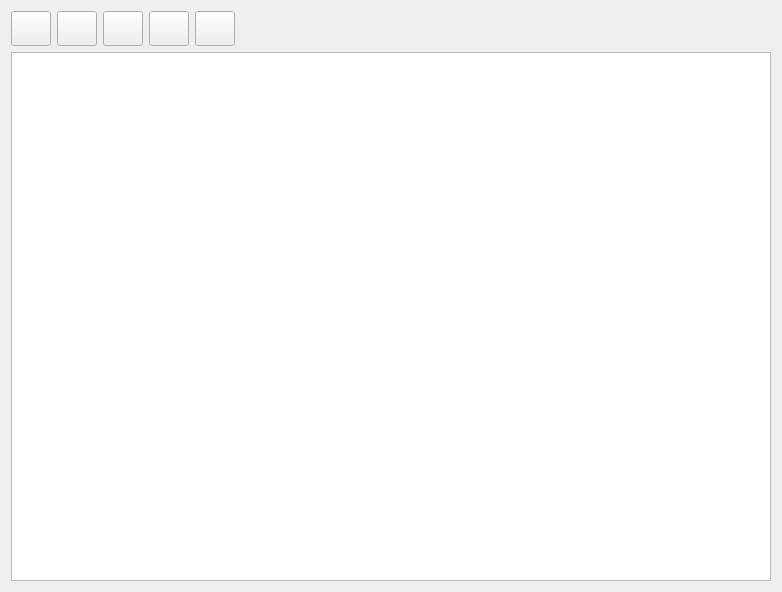
<?xml version="1.0" encoding="UTF-8"?>
<ui version="4.0">
 <class>Persons</class>
 <widget class="QWidget" name="Persons">
  <property name="geometry">
   <rect>
    <x>0</x>
    <y>0</y>
    <width>782</width>
    <height>592</height>
   </rect>
  </property>
  <property name="windowTitle">
   <string>Form</string>
  </property>
  <layout class="QVBoxLayout" name="verticalLayout">
   <item>
    <layout class="QHBoxLayout" name="horizontalLayout">
     <item>
      <widget class="QPushButton" name="btn_add">
       <property name="sizePolicy">
        <sizepolicy hsizetype="Fixed" vsizetype="Fixed">
         <horstretch>0</horstretch>
         <verstretch>0</verstretch>
        </sizepolicy>
       </property>
       <property name="minimumSize">
        <size>
         <width>40</width>
         <height>35</height>
        </size>
       </property>
       <property name="text">
        <string/>
       </property>
       <property name="icon">
        <iconset resource="../recources/recources.qrc">
         <normaloff>:/icons/add.png</normaloff>:/icons/add.png</iconset>
       </property>
       <property name="shortcut">
        <string>Ctrl+A</string>
       </property>
      </widget>
     </item>
     <item>
      <widget class="QPushButton" name="btn_del">
       <property name="enabled">
        <bool>true</bool>
       </property>
       <property name="sizePolicy">
        <sizepolicy hsizetype="Fixed" vsizetype="Fixed">
         <horstretch>0</horstretch>
         <verstretch>0</verstretch>
        </sizepolicy>
       </property>
       <property name="minimumSize">
        <size>
         <width>40</width>
         <height>35</height>
        </size>
       </property>
       <property name="text">
        <string/>
       </property>
       <property name="icon">
        <iconset resource="../recources/recources.qrc">
         <normaloff>:/icons/delete.png</normaloff>:/icons/delete.png</iconset>
       </property>
       <property name="shortcut">
        <string>Del</string>
       </property>
      </widget>
     </item>
     <item>
      <widget class="QPushButton" name="btn_refresh">
       <property name="enabled">
        <bool>true</bool>
       </property>
       <property name="sizePolicy">
        <sizepolicy hsizetype="Fixed" vsizetype="Fixed">
         <horstretch>0</horstretch>
         <verstretch>0</verstretch>
        </sizepolicy>
       </property>
       <property name="minimumSize">
        <size>
         <width>40</width>
         <height>35</height>
        </size>
       </property>
       <property name="text">
        <string/>
       </property>
       <property name="icon">
        <iconset resource="../recources/recources.qrc">
         <normaloff>:/icons/refresh.png</normaloff>:/icons/refresh.png</iconset>
       </property>
       <property name="shortcut">
        <string>Del</string>
       </property>
      </widget>
     </item>
     <item>
      <widget class="QPushButton" name="btn_info">
       <property name="enabled">
        <bool>true</bool>
       </property>
       <property name="sizePolicy">
        <sizepolicy hsizetype="Fixed" vsizetype="Fixed">
         <horstretch>0</horstretch>
         <verstretch>0</verstretch>
        </sizepolicy>
       </property>
       <property name="minimumSize">
        <size>
         <width>40</width>
         <height>35</height>
        </size>
       </property>
       <property name="text">
        <string/>
       </property>
       <property name="icon">
        <iconset resource="../recources/recources.qrc">
         <normaloff>:/icons/info.png</normaloff>:/icons/info.png</iconset>
       </property>
       <property name="shortcut">
        <string>Del</string>
       </property>
      </widget>
     </item>
     <item>
      <widget class="QPushButton" name="btn_cars">
       <property name="enabled">
        <bool>true</bool>
       </property>
       <property name="sizePolicy">
        <sizepolicy hsizetype="Fixed" vsizetype="Fixed">
         <horstretch>0</horstretch>
         <verstretch>0</verstretch>
        </sizepolicy>
       </property>
       <property name="minimumSize">
        <size>
         <width>40</width>
         <height>35</height>
        </size>
       </property>
       <property name="text">
        <string/>
       </property>
       <property name="icon">
        <iconset resource="../recources/recources.qrc">
         <normaloff>:/icons/car.png</normaloff>:/icons/car.png</iconset>
       </property>
       <property name="shortcut">
        <string>Del</string>
       </property>
      </widget>
     </item>
     <item>
      <spacer name="horizontalSpacer">
       <property name="orientation">
        <enum>Qt::Horizontal</enum>
       </property>
       <property name="sizeType">
        <enum>QSizePolicy::Expanding</enum>
       </property>
       <property name="sizeHint" stdset="0">
        <size>
         <width>40</width>
         <height>20</height>
        </size>
       </property>
      </spacer>
     </item>
    </layout>
   </item>
   <item>
    <layout class="QHBoxLayout" name="horizontalLayout_2">
     <item>
      <widget class="QTableWidget" name="tableWidget">
       <property name="sizeAdjustPolicy">
        <enum>QAbstractScrollArea::AdjustToContentsOnFirstShow</enum>
       </property>
       <attribute name="horizontalHeaderCascadingSectionResizes">
        <bool>false</bool>
       </attribute>
       <attribute name="horizontalHeaderStretchLastSection">
        <bool>true</bool>
       </attribute>
      </widget>
     </item>
    </layout>
   </item>
  </layout>
 </widget>
 <resources>
  <include location="../recources/recources.qrc"/>
 </resources>
 <connections/>
</ui>
